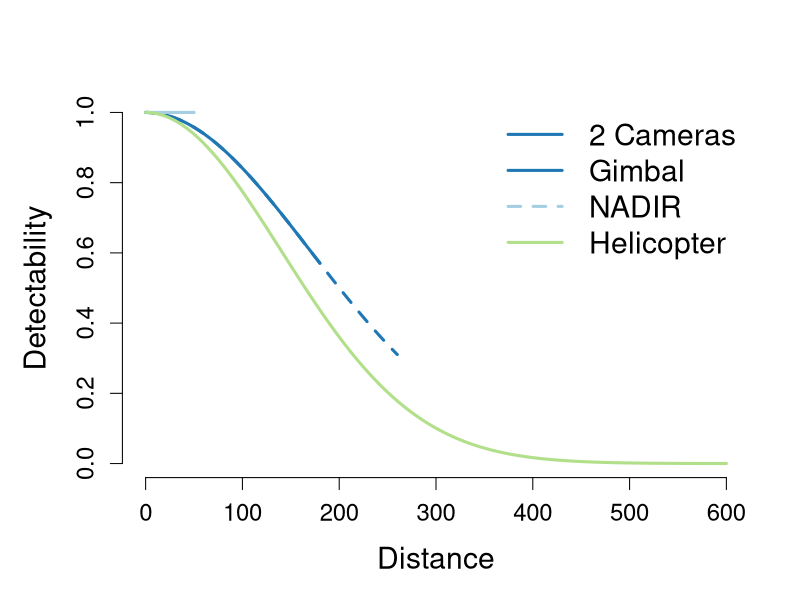

R code for this plot:
library(RColorBrewer)
# Function to compute detectability values
compute_detectability <- function(key.function, scale.param, shape.param, truncation) {
  distances <- seq(0, truncation, length.out = 100)
  if (key.function == "hn") {
    detectability <- exp(-distances^2 / (2 * scale.param^2))
  } else if (key.function == "uf") {
    detectability <- rep(scale.param, length(distances))
  } else {
    stop("Unsupported key function")
  }
  data.frame(distance = distances, detectability = detectability)
}

# Generate data for each detection function
detect_H_data <- compute_detectability("hn", 140, NULL, 600)
detect_FW2_data <- compute_detectability("hn", 170, NULL, 180)
detect_FWG_data <- compute_detectability("hn", 170, NULL, 260)
detect_uf_data <- compute_detectability("uf", 1, NULL, 50)
# detect_uf_data <- compute_detectability("hn", 170, NULL, 50)

# Define custom colors
custom_colors <- c("#1f78b4", "#1f78b4", "#a6cee3", "#b2df8a")

# Set graphical parameters for A4 size
par(mar = c(5, 5, 4, 2) + 0.1, cex = 1.2, cex.lab = 1.5, cex.axis = 1.2, lwd = 2, bty = "n")

# Plot the data
plot(detect_FW2_data$distance, detect_FW2_data$detectability, type = "l", col = custom_colors[1], lwd = 3, xlim = c(0, 600), ylim = c(0, 1), xlab = "Distance", ylab = "Detectability")
lines(detect_FWG_data$distance, detect_FWG_data$detectability, col = custom_colors[2], lwd = 3, lty = 2) # Dotted line
lines(detect_uf_data$distance, detect_uf_data$detectability, col = custom_colors[3], lwd = 3)
lines(detect_H_data$distance, detect_H_data$detectability, col = custom_colors[4], lwd = 3)

# Add a legend
legend("topright", legend = c("2 Cameras", "Gimbal", "NADIR", "Helicopter"), col = custom_colors, lty = c(1, 1, 2, 1), lwd = 3, cex = 1.5, box.lwd = 2, box.col = "NA", bg = "white")
